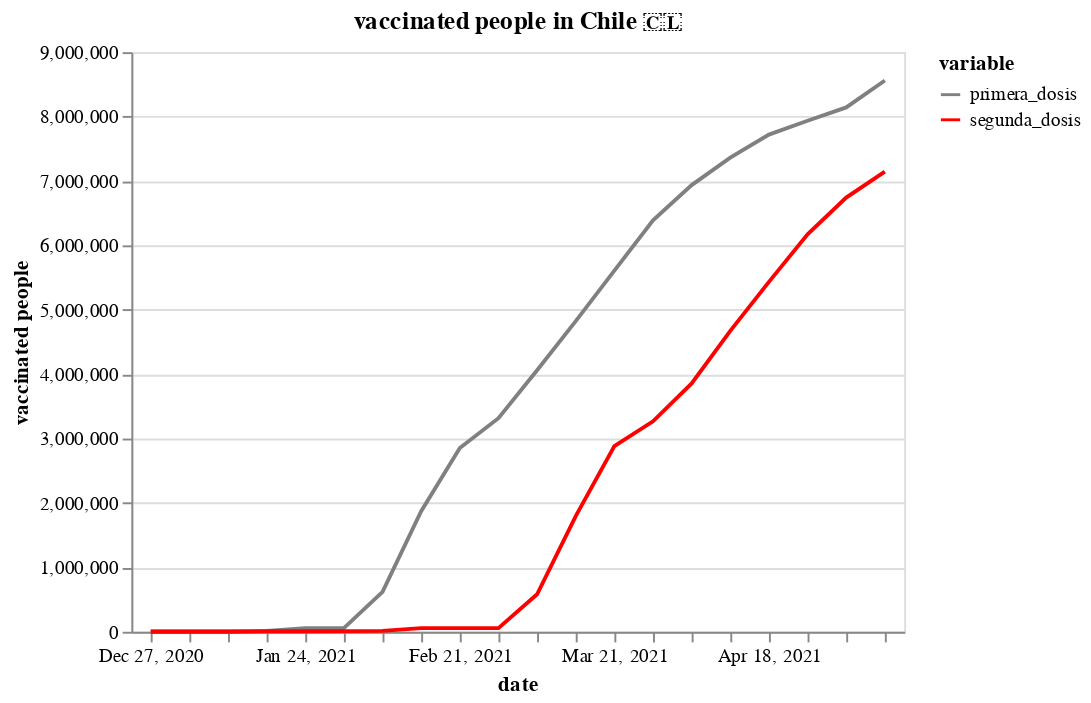

Here is the notebook cell this chart was saved with:
### Code cell
df_vaccine_chile.reset_index(inplace=True)
alt.Chart(df_vaccine_chile.melt('fecha')).mark_line().encode(
    x=alt.X('yearmonthdate(fecha):O',title='date'),
    y=alt.Y('value:Q',title='vaccinated people'),
    color=alt.Color('variable',scale=alt.Scale(domain=['primera_dosis','segunda_dosis'],range=['grey','red']))
).properties(title='vaccinated people in Chile 🇨🇱')

### Figure 1 — Vega-Lite specification as saved in the notebook (floating-point values rounded to 4 significant figures)
{"$schema": "https://vega.github.io/schema/vega-lite/v4.8.1.json", "config": {"view": {"continuousHeight": 300, "continuousWidth": 400}}, "data": {"name": "data-99b8ef6d03085b31542b5c3a2ba842f7"}, "datasets": {"data-99b8ef6d03085b31542b5c3a2ba842f7": [{"fecha": "2020-12-27T00:00:00", "value": 8649, "variable": "primera_dosis"}, {"fecha": "2021-01-03T00:00:00", "value": 8649, "variable": "primera_dosis"}, {"fecha": "2021-01-10T00:00:00", "value": 10702, "variable": "primera_dosis"}, {"fecha": "2021-01-17T00:00:00", "value": 13801, "variable": "primera_dosis"}, {"fecha": "2021-01-24T00:00:00", "value": 56964, "variable": "primera_dosis"}, {"fecha": "2021-01-31T00:00:00", "value": 57004, "variable": "primera_dosis"}, {"fecha": "2021-02-07T00:00:00", "value": 619872, "variable": "primera_dosis"}, {"fecha": "2021-02-14T00:00:00", "value": 1871070, "variable": "primera_dosis"}, {"fecha": "2021-02-21T00:00:00", "value": 2853424, "variable": "primera_dosis"}, {"fecha": "2021-02-28T00:00:00", "value": 3316277, "variable": "primera_dosis"}, {"fecha": "2021-03-07T00:00:00", "value": 4061825, "variable": "primera_dosis"}, {"fecha": "2021-03-14T00:00:00", "value": 4822828, "variable": "primera_dosis"}, {"fecha": "2021-03-21T00:00:00", "value": 5607387, "variable": "primera_dosis"}, {"fecha": "2021-03-28T00:00:00", "value": 6387228, "variable": "primera_dosis"}, {"fecha": "2021-04-04T00:00:00", "value": 6936431, "variable": "primera_dosis"}, {"fecha": "2021-04-11T00:00:00", "value": 7361391, "variable": "primera_dosis"}, {"fecha": "2021-04-18T00:00:00", "value": 7719587, "variable": "primera_dosis"}, {"fecha": "2021-04-25T00:00:00", "value": 7934483, "variable": "primera_dosis"}, {"fecha": "2021-05-02T00:00:00", "value": 8142156, "variable": "primera_dosis"}, {"fecha": "2021-05-09T00:00:00", "value": 8559854, "variable": "primera_dosis"}, {"fecha": "2020-12-27T00:00:00", "value": 0, "variable": "segunda_dosis"}, {"fecha": "2021-01-03T00:00:00", "value": 0, "variable": "segunda_dosis"}, {"fecha": "2021-01-10T00:00:00", "value": 0, "variable": "segunda_dosis"}, {"fecha": "2021-01-17T00:00:00", "value": 8366, "variable": "segunda_dosis"}, {"fecha": "2021-01-24T00:00:00", "value": 8368, "variable": "segunda_dosis"}, {"fecha": "2021-01-31T00:00:00", "value": 10405, "variable": "segunda_dosis"}, {"fecha": "2021-02-07T00:00:00", "value": 13195, "variable": "segunda_dosis"}, {"fecha": "2021-02-14T00:00:00", "value": 55780, "variable": "segunda_dosis"}, {"fecha": "2021-02-21T00:00:00", "value": 55790, "variable": "segunda_dosis"}, {"fecha": "2021-02-28T00:00:00", "value": 56290, "variable": "segunda_dosis"}, {"fecha": "2021-03-07T00:00:00", "value": 581521, "variable": "segunda_dosis"}, {"fecha": "2021-03-14T00:00:00", "value": 1796935, "variable": "segunda_dosis"}, {"fecha": "2021-03-21T00:00:00", "value": 2881687, "variable": "segunda_dosis"}, {"fecha": "2021-03-28T00:00:00", "value": 3268118, "variable": "segunda_dosis"}, {"fecha": "2021-04-04T00:00:00", "value": 3856603, "variable": "segunda_dosis"}, {"fecha": "2021-04-11T00:00:00", "value": 4672558, "variable": "segunda_dosis"}, {"fecha": "2021-04-18T00:00:00", "value": 5432522, "variable": "segunda_dosis"}, {"fecha": "2021-04-25T00:00:00", "value": 6170995, "variable": "segunda_dosis"}, {"fecha": "2021-05-02T00:00:00", "value": 6742275, "variable": "segunda_dosis"}, {"fecha": "2021-05-09T00:00:00", "value": 7143988, "variable": "segunda_dosis"}]}, "encoding": {"color": {"field": "variable", "scale": {"domain": ["primera_dosis", "segunda_dosis"], "range": ["grey", "red"]}, "type": "nominal"}, "x": {"field": "fecha", "timeUnit": "yearmonthdate", "title": "date", "type": "ordinal"}, "y": {"field": "value", "title": "vaccinated people", "type": "quantitative"}}, "mark": "line", "title": "vaccinated people in Chile 🇨🇱"}
